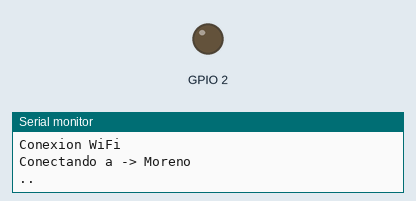
Simulated run of this sketch. Board: ESP32. Parts: output pins drawn as LEDs (lit = HIGH), the last lines printed to the serial monitor. WiFi joins after 1.5 s; servers stay silent unless stated; random numbers use the default seed unless the sketch sets one; no MQTT or app messages arrive unless stated.

Above: at 0.1 s.
At 1.6 s:
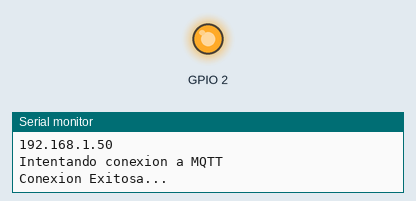
Timing chart, 0 to 3.1 s (numbered marks = the images above):
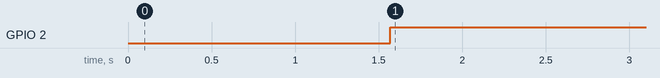

Measured:
- by itself, GPIO 2: LOW → HIGH at 1.6 s

The sketch:

conexion_wifi_mqtt.ino
```cpp
/*
  Conexion wifi con ESP32 + MQTT
  Autor: Moreno Lucas Omar
  Año: 2020
*/

#include <WiFi.h>
#include <PubSubClient.h>

// Credenciales WiFi
const char* ssid = "Moreno";
const char* password = "pringles772";

// Credenciales MQTT
const char* mqtt_server = "192.168.2.113";
const int mqtt_port = 1883;
WiFiClient espClient;
PubSubClient client(espClient);

// Funcion: Conexion/Reconexion a MQTT
void reconnect_mqtt(){
  Serial.println("");
  Serial.println("Intentando conexion a MQTT");
  String clientId = "iot_1_";
  clientId = clientId + String(random(0xffff, HEX));
  if(client.connect(clientId.c_str())){
    Serial.println("Conexion Exitosa...");
  }else{
    Serial.println("Fallo de conexion");
    Serial.println(client.state());
    Serial.println("Se intentara de nuevo en 2 segundos");
    delay(2000);
  }
}

// Funcion: Conexion/Reconexion a red WiFi
void reconnect_wifi(){
  digitalWrite(BUILTIN_LED, LOW);
  Serial.println("Conexion WiFi");
  Serial.print("Conectando a -> ");
  Serial.println(ssid);
  WiFi.begin(ssid, password);
  while(WiFi.status() != WL_CONNECTED){
    Serial.print(".");
    delay(250);
  }
  Serial.println("");
  Serial.println("Conexion Exitosa...");

  Serial.println("Mi IP es -> ");
  Serial.print(WiFi.localIP());
}

void setup() {
  Serial.begin(9600);
  client.setServer(mqtt_server, mqtt_port);
  pinMode(BUILTIN_LED, OUTPUT);
}

void loop() {
  // Led - Funcionamiento normal
  if(WiFi.status() != WL_CONNECTED || !client.connected()) digitalWrite(BUILTIN_LED, LOW);
  else digitalWrite(BUILTIN_LED, HIGH);

  // Reconexion WiFi
  if(WiFi.status() != WL_CONNECTED) reconnect_wifi();

  // Reconexion MQTT
  if(!client.connected()) reconnect_mqtt();
  client.loop();
}
```
